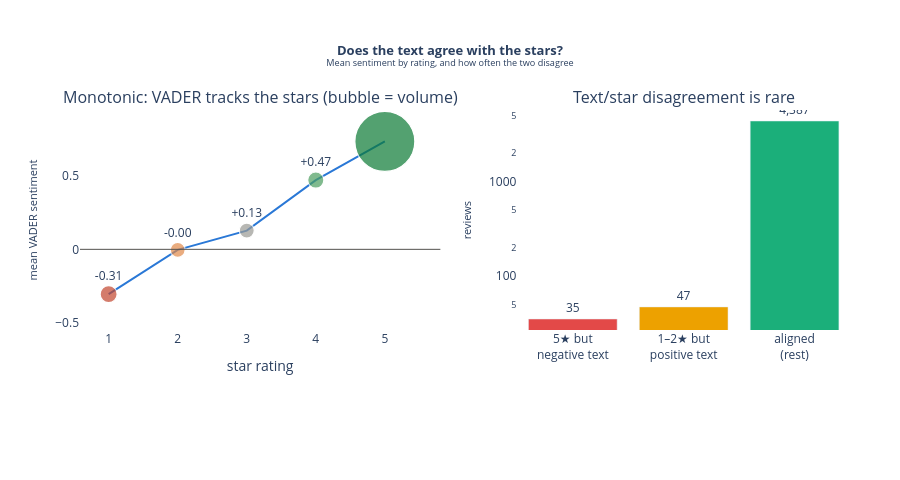

Source (notebook cell):
### Markdown cell above
## 2. Does the text agree with the stars? (validating the sentiment score)

Before trusting VADER, check it against the ground-truth star rating. If the text
sentiment climbs monotonically with stars, the score is measuring the right thing — and
the places where they *disagree* become interesting on their own.

### Code cell
g = df[df["has_text"]].groupby("rating")["sent"].agg(["mean","count"])

fig = make_subplots(
    rows=1, cols=2, column_widths=[0.52, 0.48],
    subplot_titles=["Monotonic: VADER tracks the stars (bubble = volume)",
                     "Text/star disagreement is rare"],
)

fig.add_trace(go.Scatter(
    x=g.index, y=g["mean"], mode="lines", line=dict(color=C["blue"], width=2),
    showlegend=False, hoverinfo="skip",
), row=1, col=1)
fig.add_trace(go.Scatter(
    x=g.index, y=g["mean"], mode="markers+text", showlegend=False,
    marker=dict(size=(g["count"]/g["count"].max()*46+14), color=STAR5,
                line=dict(color="white", width=1.2)),
    text=[f"{v:+.2f}" for v in g["mean"]], textposition="top center",
    customdata=g["count"],
    hovertemplate="<b>%{x}★</b><br>Mean sentiment: %{y:+.2f}<br>n=%{customdata:,}<extra></extra>",
), row=1, col=1)
fig.add_hline(y=0, line=dict(color=C["muted"], width=1), row=1, col=1)

d = df[df["has_text"]]
cats_n = {
    "5★ but<br>negative text": int(((d["rating"]==5)&(d["sent"]<-.05)).sum()),
    "1–2★ but<br>positive text": int(((d["rating"]<=2)&(d["sent"]>.5)).sum()),
}
cats_n["aligned<br>(rest)"] = int(len(d) - sum(cats_n.values()))
labels, vals = list(cats_n.keys()), list(cats_n.values())
fig.add_trace(go.Bar(
    x=labels, y=vals, marker_color=[C["red"], C["amber"], C["aqua"]], showlegend=False,
    text=[f"{v:,}" for v in vals], textposition="outside",
    hovertemplate="<b>%{x}</b><br>Reviews: %{y:,}<extra></extra>",
), row=1, col=2)

fig.update_xaxes(title_text="star rating", dtick=1, row=1, col=1)
fig.update_yaxes(title_text="mean VADER sentiment", title_font=dict(size=11), range=[-.55, .95], row=1, col=1)
fig.update_yaxes(title_text="reviews", title_font=dict(size=11), type="log", row=1, col=2)

fig = style(fig, "<b>Does the text agree with the stars?</b><br><sup>Mean sentiment by rating, and how often the two disagree</sup>",
            margin=MARGIN_1AX)
fig.show()

### Figure 1 — Plotly figure (JSON) as saved in the notebook; plotly's stock layout.template omitted (floating-point values rounded to 4 significant figures)
{"data": [{"hoverinfo": "skip", "line": {"color": "#2a78d6", "width": 2}, "mode": "lines", "showlegend": false, "type": "scatter", "x": [1, 2, 3, 4, 5], "xaxis": "x", "y": [-0.3058, -0.00375, 0.1278, 0.4719, 0.7357], "yaxis": "y"}, {"customdata": [253, 74, 88, 185, 3869], "hovertemplate": "<b>%{x}★</b><br>Mean sentiment: %{y:+.2f}<br>n=%{customdata:,}<extra></extra>", "marker": {"color": ["#c2452d", "#e0894a", "#9a9a94", "#4b9e5f", "#0b7a34"], "line": {"color": "white", "width": 1.2}, "size": [17.01, 14.88, 15.05, 16.2, 60.0]}, "mode": "markers+text", "showlegend": false, "text": ["-0.31", "-0.00", "+0.13", "+0.47", "+0.74"], "textposition": "top center", "type": "scatter", "x": [1, 2, 3, 4, 5], "xaxis": "x", "y": [-0.3058, -0.00375, 0.1278, 0.4719, 0.7357], "yaxis": "y"}, {"hovertemplate": "<b>%{x}</b><br>Reviews: %{y:,}<extra></extra>", "marker": {"color": ["#e34948", "#eda100", "#1baf7a"]}, "showlegend": false, "text": ["35", "47", "4,387"], "textposition": "outside", "type": "bar", "x": ["5★ but<br>negative text", "1–2★ but<br>positive text", "aligned<br>(rest)"], "xaxis": "x2", "y": [35, 47, 4387], "yaxis": "y2"}], "layout": {"annotations": [{"font": {"size": 16}, "showarrow": false, "text": "Monotonic: VADER tracks the stars (bubble = volume)", "x": 0.234, "xanchor": "center", "xref": "paper", "y": 1, "yanchor": "bottom", "yref": "paper"}, {"font": {"size": 16}, "showarrow": false, "text": "Text/star disagreement is rare", "x": 0.784, "xanchor": "center", "xref": "paper", "y": 1, "yanchor": "bottom", "yref": "paper"}], "height": 480, "hovermode": "x unified", "legend": {}, "margin": {"b": 150, "l": 80, "r": 50, "t": 110}, "paper_bgcolor": "white", "plot_bgcolor": "white", "shapes": [{"line": {"color": "#52514e", "width": 1}, "type": "line", "x0": 0, "x1": 1, "xref": "x domain", "y0": 0, "y1": 0, "yref": "y"}], "showlegend": false, "title": {"font": {"size": 13}, "text": "<b>Does the text agree with the stars?</b><br><sup>Mean sentiment by rating, and how often the two disagree</sup>", "x": 0.5, "xanchor": "center"}, "xaxis": {"anchor": "y", "domain": [0, 0.468], "dtick": 1, "title": {"text": "star rating"}}, "xaxis2": {"anchor": "y2", "domain": [0.568, 1]}, "yaxis": {"anchor": "x", "domain": [0, 1], "range": [-0.55, 0.95], "title": {"font": {"size": 11}, "text": "mean VADER sentiment"}}, "yaxis2": {"anchor": "x2", "domain": [0, 1], "title": {"font": {"size": 11}, "text": "reviews"}, "type": "log"}}}
